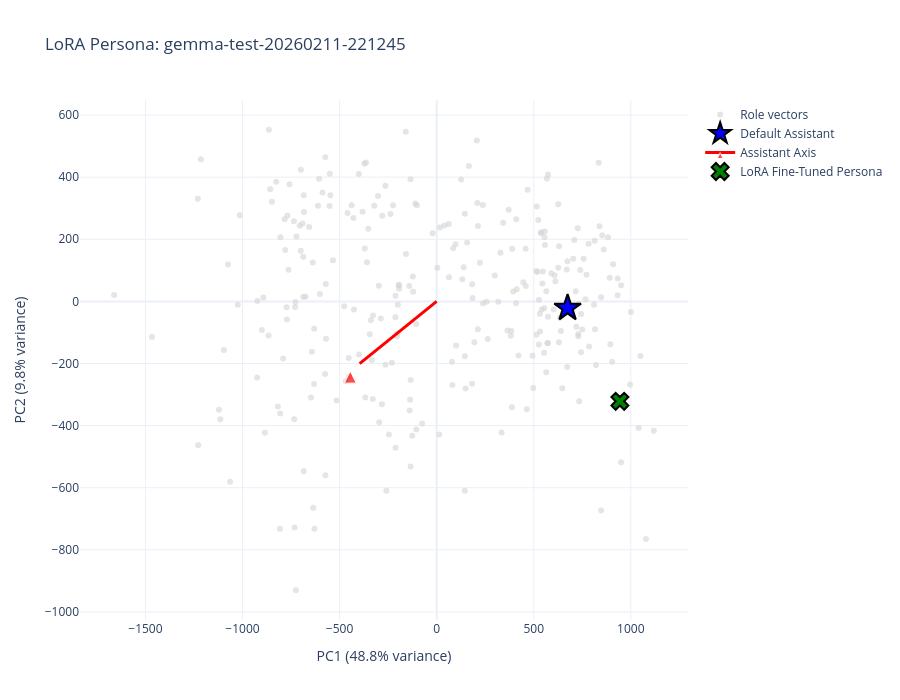

Notebook code for this chart:
### Code cell
# Visualize LoRA persona in the landscape
lora_test_vectors = {
    "LoRA Fine-Tuned Persona": lora_pc,
}

# 2D Plot
fig_lora_2d = plot_2d_landscape(
    pca_result=pca_result,
    role_labels=role_labels,
    variance_explained=variance_explained,
    default_pc=default_pc,
    assistant_axis_pc=assistant_axis_pc,
    test_vectors=lora_test_vectors,
    title=f"LoRA Persona: {vector_data['checkpoint']}"
)

fig_lora_2d.show()

### Figure 1 — Plotly figure (JSON) as saved in the notebook; plotly's stock layout.template omitted (floating-point values rounded to 4 significant figures; data arrays with more than 128 entries replaced by an {"elided": "..."} marker saying what was removed)
{"data": [{"hovertemplate": "<b>%{text}</b><br>PC1: %{x:.2f}<br>PC2: %{y:.2f}<extra></extra>", "marker": {"color": "lightgray", "opacity": 0.6, "size": 6}, "mode": "markers", "name": "Role vectors", "showlegend": true, "text": {"elided": "275 str values"}, "type": "scatter", "x": {"elided": "275 float values"}, "y": {"elided": "275 float values"}}, {"hovertemplate": "<b>%{text}</b><br>PC1: %{x:.2f}<br>PC2: %{y:.2f}<extra></extra>", "marker": {"color": "blue", "line": {"color": "black", "width": 2}, "size": 20, "symbol": "star"}, "mode": "markers", "name": "Default Assistant", "showlegend": true, "text": ["Default Assistant"], "type": "scatter", "x": [674.3], "y": [-21.29]}, {"hovertemplate": "<b>Assistant Axis</b><br>Direction in PC space<extra></extra>", "line": {"color": "red", "width": 3}, "marker": {"color": "red", "size": [0, 12], "symbol": "arrow-up"}, "mode": "lines+markers", "name": "Assistant Axis", "showlegend": true, "text": ["", "Assistant Axis"], "type": "scatter", "x": [0, -444.8], "y": [0, -224.6]}, {"hovertemplate": "<b>%{text}</b><br>PC1: %{x:.2f}<br>PC2: %{y:.2f}<extra></extra>", "marker": {"color": "green", "line": {"color": "black", "width": 2}, "size": 15, "symbol": "x"}, "mode": "markers", "name": "LoRA Fine-Tuned Persona", "showlegend": true, "text": ["LoRA Fine-Tuned Persona"], "type": "scatter", "x": [943.7], "y": [-321.8]}], "layout": {"height": 700, "hovermode": "closest", "title": {"text": "LoRA Persona: gemma-test-20260211-221245"}, "width": 900, "xaxis": {"title": {"text": "PC1 (48.8% variance)"}}, "yaxis": {"title": {"text": "PC2 (9.8% variance)"}}}}
